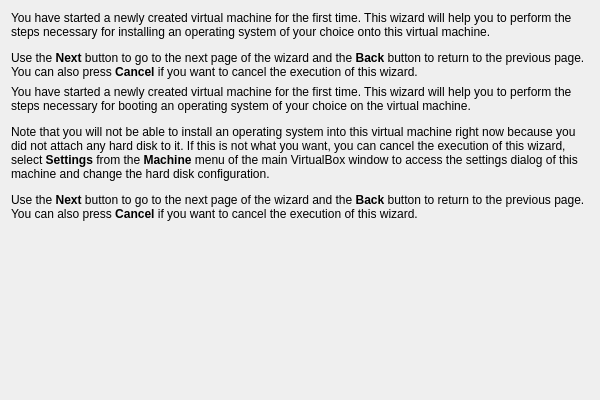
<?xml version="1.0" encoding="UTF-8"?>
<ui version="4.0">
 <comment>
 VBox frontends: Qt4 GUI ("VirtualBox"):

     Copyright (C) 2009-2010 Sun Microsystems, Inc.

     This file is part of VirtualBox Open Source Edition (OSE), as
     available from http://www.virtualbox.org. This file is free software;
     you can redistribute it and/or modify it under the terms of the GNU
     General Public License (GPL) as published by the Free Software
     Foundation, in version 2 as it comes in the "COPYING" file of the
     VirtualBox OSE distribution. VirtualBox OSE is distributed in the
     hope that it will be useful, but WITHOUT ANY WARRANTY of any kind.

     Please contact Sun Microsystems, Inc., 4150 Network Circle, Santa
     Clara, CA 95054 USA or visit http://www.sun.com if you need
     additional information or have any questions.
 </comment>
 <class>UIFirstRunWzdPage1</class>
 <widget class="QWidget" name="UIFirstRunWzdPage1">
  <property name="geometry">
   <rect>
    <x>0</x>
    <y>0</y>
    <width>600</width>
    <height>400</height>
   </rect>
  </property>
  <property name="sizePolicy">
   <sizepolicy hsizetype="Minimum" vsizetype="Minimum">
    <horstretch>0</horstretch>
    <verstretch>0</verstretch>
   </sizepolicy>
  </property>
  <layout class="QVBoxLayout" name="m_pLayout1">
   <property name="bottomMargin" >
    <number>0</number>
   </property>
   <item>
    <widget class="QILabel" name="m_pPage1Text1Var1">
     <property name="text">
      <string>&lt;p&gt;You have started a newly created virtual machine for the first time. This wizard will help you to perform the steps necessary for installing an operating system of your choice onto this virtual machine.&lt;/p&gt;&lt;p&gt;Use the &lt;b&gt;Next&lt;/b&gt; button to go to the next page of the wizard and the &lt;b&gt;Back&lt;/b&gt; button to return to the previous page. You can also press &lt;b&gt;Cancel&lt;/b&gt; if you want to cancel the execution of this wizard.&lt;/p&gt;</string>
     </property>
     <property name="wordWrap">
      <bool>true</bool>
     </property>
    </widget>
   </item>
   <item>
    <widget class="QILabel" name="m_pPage1Text1Var2">
     <property name="text">
      <string>&lt;p&gt;You have started a newly created virtual machine for the first time. This wizard will help you to perform the steps necessary for booting an operating system of your choice on the virtual machine.&lt;/p&gt;&lt;p&gt;Note that you will not be able to install an operating system into this virtual machine right now because you did not attach any hard disk to it. If this is not what you want, you can cancel the execution of this wizard, select &lt;b&gt;Settings&lt;/b&gt; from the &lt;b&gt;Machine&lt;/b&gt; menu of the main VirtualBox window to access the settings dialog of this machine and change the hard disk configuration.&lt;/p&gt;&lt;p&gt;Use the &lt;b&gt;Next&lt;/b&gt; button to go to the next page of the wizard and the &lt;b&gt;Back&lt;/b&gt; button to return to the previous page. You can also press &lt;b&gt;Cancel&lt;/b&gt; if you want to cancel the execution of this wizard.&lt;/p&gt;</string>
     </property>
     <property name="wordWrap">
      <bool>true</bool>
     </property>
    </widget>
   </item>
   <item>
    <spacer name="m_pSpacer1">
     <property name="sizeHint" stdset="0">
      <size>
       <width>0</width>
       <height>0</height>
      </size>
     </property>
    </spacer>
   </item>
  </layout>
 </widget>
 <customwidgets>
  <customwidget>
   <class>QILabel</class>
   <extends>QLabel</extends>
   <header>QILabel.h</header>
  </customwidget>
 </customwidgets>
 <resources/>
 <connections/>
</ui>
